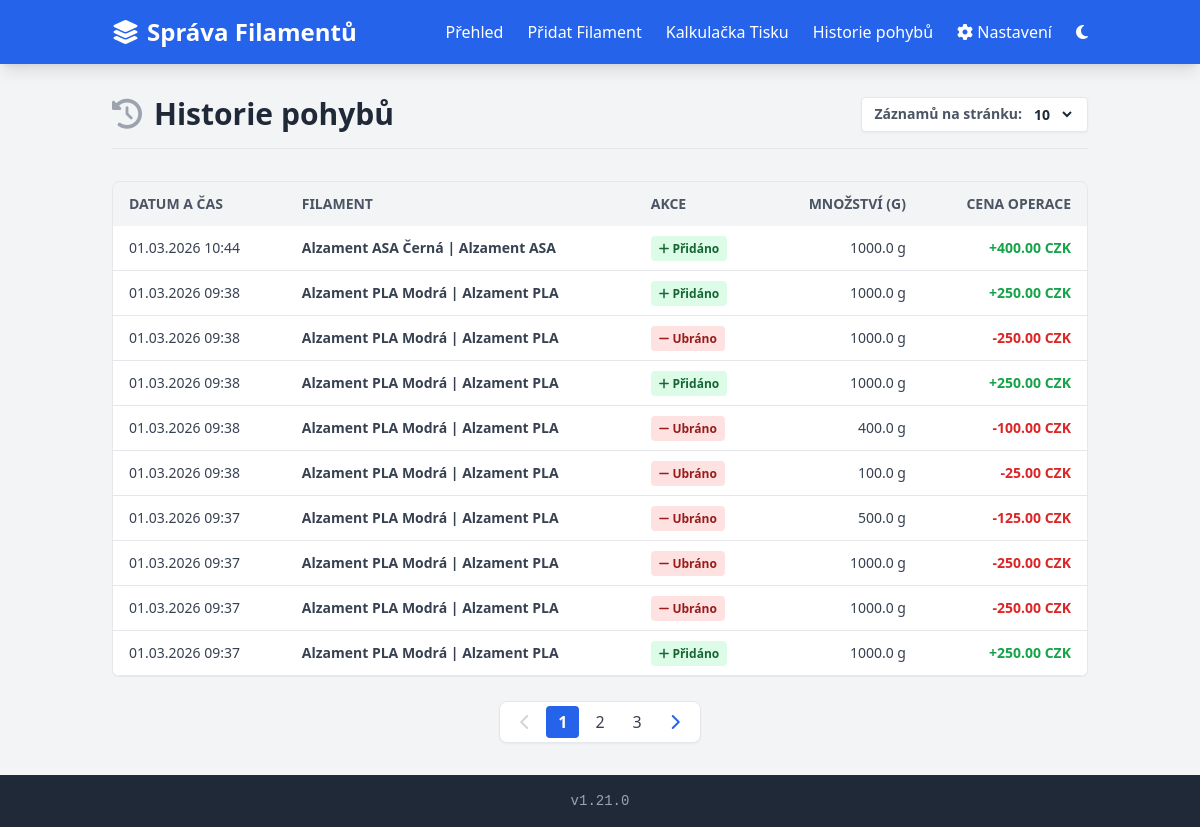
Before: /history with the older database file.
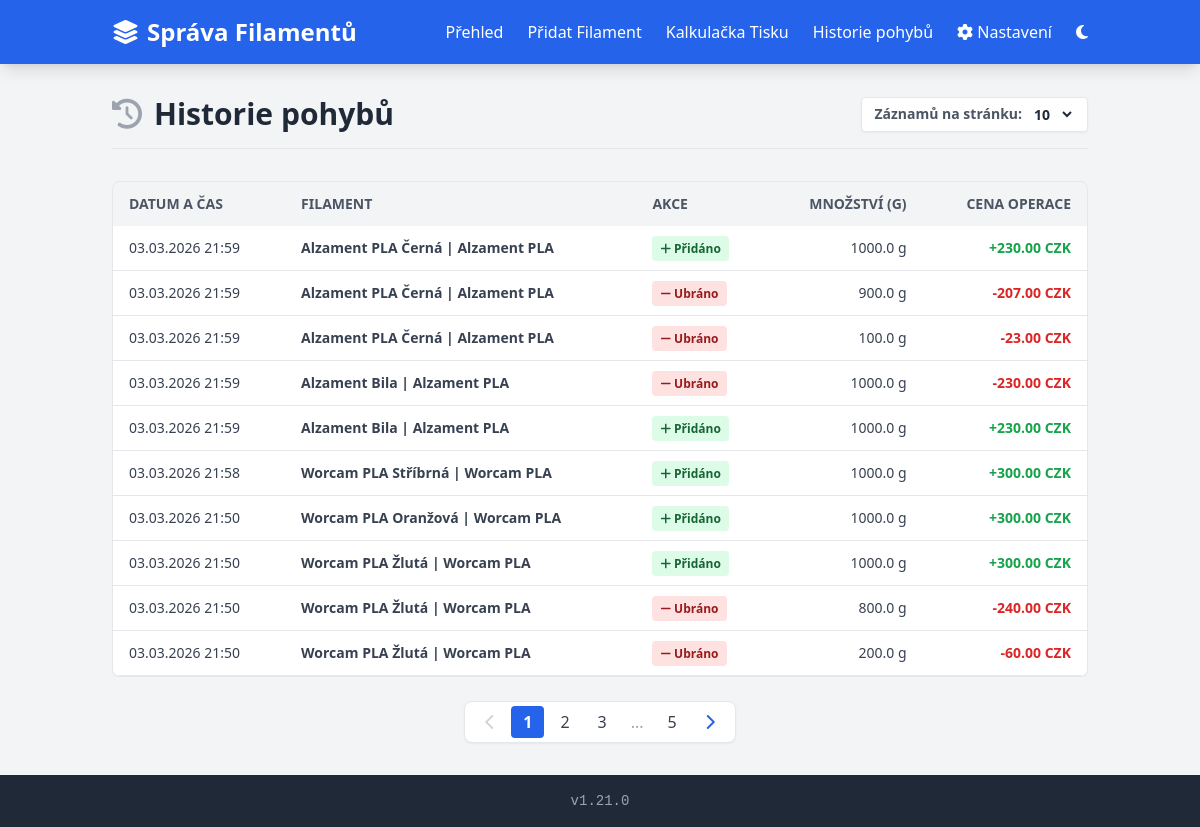
After: the same page with the newer database file.
### models.py (models this page shows)
class MovementHistory(db.Model):
    id = db.Column(db.Integer, primary_key=True)
    created_at = db.Column(db.DateTime, default=datetime.utcnow)
    filament_name = db.Column(db.String(255), nullable=False)
    action_type = db.Column(db.String(50), nullable=False)
    weight = db.Column(db.Float, nullable=False)
    cost = db.Column(db.Float, nullable=False)
    currency = db.Column(db.String(10), nullable=False)

### routes/history.py (the view)
    @app.route('/history')
    def history():
        page = request.args.get('page', 1, type=int)
        per_page = request.args.get('per_page', 10, type=int)
        if per_page not in [10, 20, 50, 100]:
            per_page = 10
        movements_paginated = db.paginate(
            MovementHistory.query.order_by(MovementHistory.created_at.desc()),
            page=page, per_page=per_page, error_out=False,
        )
        return render_template('history.html', movements=movements_paginated, per_page=per_page)

### routes/history.py (called while the page is built)
def register(app):
    @app.route('/history')
    def history():
        page = request.args.get('page', 1, type=int)
        per_page = request.args.get('per_page', 10, type=int)
        if per_page not in [10, 20, 50, 100]:
            per_page = 10
        movements_paginated = db.paginate(
            MovementHistory.query.order_by(MovementHistory.created_at.desc()),
            page=page, per_page=per_page, error_out=False,
        )
        return render_template('history.html', movements=movements_paginated, per_page=per_page)

### utils.py (called while the page is built)
def get_settings():
    return AppSetting.query.first()

### templates/history.html (shortened to what the changed rows need)
{% extends "base.html" %}
{% block content %}
<div class="max-w-6xl mx-auto">
    <div class="flex flex-col md:flex-row md:items-center justify-between mb-8 pb-4 border-b border-gray-200 gap-4">
        <div class="flex items-center gap-3">
            <div>
                <h1 class="text-3xl font-bold text-gray-800">{{ t('movement_history') }}</h1>
            </div>
        </div>
    </div>
    {% if movements.items and movements.items|length > 0 %}
        <div class="-mx-4 sm:mx-0 overflow-x-auto">
            <div class="inline-block min-w-full align-middle">
                <div class="overflow-hidden shadow-sm sm:rounded-lg border border-gray-200">
                    <table class="min-w-full text-left border-collapse">
                        <thead>
                            <tr class="bg-gray-100 text-gray-600 text-sm uppercase">
                                <th class="py-3 px-4">{{ t('datetime') }}</th>
                                <th class="py-3 px-4">{{ t('movement_filament') }}</th>
                                <th class="py-3 px-4">{{ t('movement_action') }}</th>
                                <th class="py-3 px-4 text-right">{{ t('movement_amount') }}</th>
                                <th class="py-3 px-4 text-right">{{ t('movement_cost') }}</th>
                            </tr>
                        </thead>
                        <tbody class="text-gray-700 text-sm bg-white">
                            {% for m in movements.items %}
                            <tr class="border-b hover:bg-gray-50 transition-colors">
                                <td class="py-3 px-4">{{ m.created_at.strftime('%d.%m.%Y %H:%M') }}</td>
                                <td class="py-3 px-4 font-semibold">{{ m.filament_name }}</td>
                                <td class="py-3 px-4">
                                    {% if m.action_type == 'add' %}
                                        <span class="bg-green-100 text-green-800 px-2 py-1 rounded text-xs font-bold"><i class="fa-solid fa-plus"></i> {{ t('movement_added') }}</span>
                                    {% else %}
                                        <span class="bg-red-100 text-red-800 px-2 py-1 rounded text-xs font-bold"><i class="fa-solid fa-minus"></i> {{ t('movement_removed') }}</span>
                                    {% endif %}
                                </td>
                                <td class="py-3 px-4 text-right font-medium">
                                    {{ '{:0.1f}'.format(m.weight) }} g
                                </td>
                                <td class="py-3 px-4 text-right font-bold {% if m.action_type == 'add' %}text-green-600{% else %}text-red-600{% endif %}">
                                    {% if m.action_type == 'add' %}+{% else %}-{% endif %}{{ '{:0.2f}'.format(m.cost) }} {{ m.currency }}
                                </td>
                            </tr>
                            {% endfor %}
                        </tbody>
                    </table>
                </div>
            </div>
        </div>
        {% if movements.pages > 1 %}
        <div class="flex justify-center mt-6">
            <nav class="flex items-center gap-1 bg-white rounded-lg shadow-sm border border-gray-200 px-2 py-1">
                <a href="{{ url_for('history', page=movements.prev_num, per_page=per_page) if movements.has_prev else '#' }}"
                   class="px-3 py-1 rounded {{ 'text-blue-600 hover:bg-blue-50' if movements.has_prev else 'text-gray-300 cursor-not-allowed' }}">
                    <i class="fa-solid fa-chevron-left"></i>
                </a>
                {% for p in movements.iter_pages(left_edge=1, right_edge=1, left_current=2, right_current=2) %}
                    {% if p %}
                        {% if p == movements.page %}
                            <span class="px-3 py-1 rounded bg-blue-600 text-white font-bold">{{ p }}</span>
                        {% else %}
                            <a href="{{ url_for('history', page=p, per_page=per_page) }}" class="px-3 py-1 rounded text-gray-700 hover:bg-gray-100 transition-colors">{{ p }}</a>
                        {% endif %}
                    {% else %}
                        <span class="px-2 text-gray-400">...</span>
                    {% endif %}
                {% endfor %}
                <a href="{{ url_for('history', page=movements.next_num, per_page=per_page) if movements.has_next else '#' }}"
                   class="px-3 py-1 rounded {{ 'text-blue-600 hover:bg-blue-50' if movements.has_next else 'text-gray-300 cursor-not-allowed' }}">
                    <i class="fa-solid fa-chevron-right"></i>
                </a>
            </nav>
        </div>
        {% endif %}
    {% else %}
        <p class="text-gray-500 text-center py-6 bg-gray-50 rounded-lg italic">
            {{ t('no_movements') }}
        </p>
    {% endif %}
</div>
{% endblock %}

Changed rows visible on the page:
no longer on this page (row unchanged): MovementHistory: created_at "01.03.2026 10:44", filament_name "Alzament ASA Černá | Alzament ASA", t "Přidáno", weight "1000.0", cost "400.00", currency "CZK", action_type "add" (drawn)
no longer on this page (row unchanged): MovementHistory: created_at "01.03.2026 09:38", filament_name "Alzament PLA Modrá | Alzament PLA", t "Přidáno", weight "1000.0", cost "250.00", currency "CZK", action_type "add" (drawn)
no longer on this page (row unchanged): MovementHistory: created_at "01.03.2026 09:38", filament_name "Alzament PLA Modrá | Alzament PLA", t "Ubráno", weight "1000.0", cost "250.00", currency "CZK"
no longer on this page (row unchanged): MovementHistory: created_at "01.03.2026 09:38", filament_name "Alzament PLA Modrá | Alzament PLA", t "Přidáno", weight "1000.0", cost "250.00", currency "CZK", action_type "add" (drawn)
no longer on this page (row unchanged): MovementHistory: created_at "01.03.2026 09:38", filament_name "Alzament PLA Modrá | Alzament PLA", t "Ubráno", weight "400.0", cost "100.00", currency "CZK"
no longer on this page (row unchanged): MovementHistory: created_at "01.03.2026 09:38", filament_name "Alzament PLA Modrá | Alzament PLA", t "Ubráno", weight "100.0", cost "25.00", currency "CZK"
no longer on this page (row unchanged): MovementHistory: created_at "01.03.2026 09:37", filament_name "Alzament PLA Modrá | Alzament PLA", t "Ubráno", weight "500.0", cost "125.00", currency "CZK"
no longer on this page (row unchanged): MovementHistory: created_at "01.03.2026 09:37", filament_name "Alzament PLA Modrá | Alzament PLA", t "Ubráno", weight "1000.0", cost "250.00", currency "CZK"
no longer on this page (row unchanged): MovementHistory: created_at "01.03.2026 09:37", filament_name "Alzament PLA Modrá | Alzament PLA", t "Ubráno", weight "1000.0", cost "250.00", currency "CZK"
no longer on this page (row unchanged): MovementHistory: created_at "01.03.2026 09:37", filament_name "Alzament PLA Modrá | Alzament PLA", t "Přidáno", weight "1000.0", cost "250.00", currency "CZK", action_type "add" (drawn)
added MovementHistory: created_at "03.03.2026 21:59", filament_name "Alzament PLA Černá | Alzament PLA", t "Přidáno", weight "1000.0", cost "230.00", currency "CZK", action_type "add" (drawn)
added MovementHistory: created_at "03.03.2026 21:59", filament_name "Alzament PLA Černá | Alzament PLA", t "Ubráno", weight "900.0", cost "207.00", currency "CZK"
added MovementHistory: created_at "03.03.2026 21:59", filament_name "Alzament PLA Černá | Alzament PLA", t "Ubráno", weight "100.0", cost "23.00", currency "CZK"
added MovementHistory: created_at "03.03.2026 21:59", filament_name "Alzament Bila | Alzament PLA", t "Ubráno", weight "1000.0", cost "230.00", currency "CZK"
added MovementHistory: created_at "03.03.2026 21:59", filament_name "Alzament Bila | Alzament PLA", t "Přidáno", weight "1000.0", cost "230.00", currency "CZK", action_type "add" (drawn)
added MovementHistory: created_at "03.03.2026 21:58", filament_name "Worcam PLA Stříbrná | Worcam PLA", t "Přidáno", weight "1000.0", cost "300.00", currency "CZK", action_type "add" (drawn)
added MovementHistory: created_at "03.03.2026 21:50", filament_name "Worcam PLA Oranžová | Worcam PLA", t "Přidáno", weight "1000.0", cost "300.00", currency "CZK", action_type "add" (drawn)
added MovementHistory: created_at "03.03.2026 21:50", filament_name "Worcam PLA Žlutá | Worcam PLA", t "Přidáno", weight "1000.0", cost "300.00", currency "CZK", action_type "add" (drawn)
added MovementHistory: created_at "03.03.2026 21:50", filament_name "Worcam PLA Žlutá | Worcam PLA", t "Ubráno", weight "800.0", cost "240.00", currency "CZK"
added MovementHistory: created_at "03.03.2026 21:50", filament_name "Worcam PLA Žlutá | Worcam PLA", t "Ubráno", weight "200.0", cost "60.00", currency "CZK"
Other visible differences:
new list line: "5"
